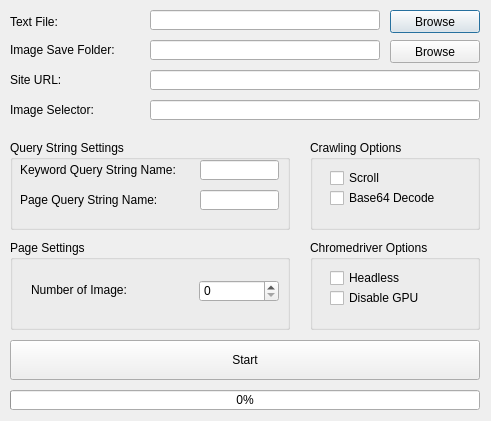
<?xml version="1.0" encoding="UTF-8"?>
<ui version="4.0">
 <class>Dialog</class>
 <widget class="QDialog" name="Dialog">
  <property name="geometry">
   <rect>
    <x>0</x>
    <y>0</y>
    <width>491</width>
    <height>421</height>
   </rect>
  </property>
  <property name="windowTitle">
   <string>Dialog</string>
  </property>
  <widget class="QLineEdit" name="txt_file">
   <property name="geometry">
    <rect>
     <x>150</x>
     <y>10</y>
     <width>230</width>
     <height>20</height>
    </rect>
   </property>
  </widget>
  <widget class="QPushButton" name="btn_browse_1">
   <property name="geometry">
    <rect>
     <x>390</x>
     <y>10</y>
     <width>90</width>
     <height>23</height>
    </rect>
   </property>
   <property name="text">
    <string>Browse</string>
   </property>
   <property name="default">
    <bool>false</bool>
   </property>
   <property name="flat">
    <bool>false</bool>
   </property>
  </widget>
  <widget class="QLineEdit" name="save_folder">
   <property name="geometry">
    <rect>
     <x>150</x>
     <y>40</y>
     <width>230</width>
     <height>20</height>
    </rect>
   </property>
  </widget>
  <widget class="QPushButton" name="btn_browse_2">
   <property name="geometry">
    <rect>
     <x>390</x>
     <y>40</y>
     <width>90</width>
     <height>23</height>
    </rect>
   </property>
   <property name="text">
    <string>Browse</string>
   </property>
   <property name="default">
    <bool>false</bool>
   </property>
   <property name="flat">
    <bool>false</bool>
   </property>
  </widget>
  <widget class="QPushButton" name="btn_start">
   <property name="geometry">
    <rect>
     <x>10</x>
     <y>340</y>
     <width>470</width>
     <height>40</height>
    </rect>
   </property>
   <property name="text">
    <string>Start</string>
   </property>
  </widget>
  <widget class="QLabel" name="label_txt_file">
   <property name="geometry">
    <rect>
     <x>10</x>
     <y>12</y>
     <width>130</width>
     <height>20</height>
    </rect>
   </property>
   <property name="text">
    <string>Text File: </string>
   </property>
  </widget>
  <widget class="QLabel" name="label_save_folder">
   <property name="geometry">
    <rect>
     <x>10</x>
     <y>40</y>
     <width>130</width>
     <height>20</height>
    </rect>
   </property>
   <property name="text">
    <string>Image Save Folder: </string>
   </property>
  </widget>
  <widget class="QLineEdit" name="site_url">
   <property name="geometry">
    <rect>
     <x>150</x>
     <y>70</y>
     <width>330</width>
     <height>20</height>
    </rect>
   </property>
  </widget>
  <widget class="QLabel" name="label_url">
   <property name="geometry">
    <rect>
     <x>10</x>
     <y>70</y>
     <width>130</width>
     <height>20</height>
    </rect>
   </property>
   <property name="text">
    <string>Site URL:</string>
   </property>
  </widget>
  <widget class="QGroupBox" name="Crawling_options">
   <property name="geometry">
    <rect>
     <x>310</x>
     <y>140</y>
     <width>170</width>
     <height>90</height>
    </rect>
   </property>
   <property name="title">
    <string>Crawling Options</string>
   </property>
   <widget class="QCheckBox" name="check_decode">
    <property name="geometry">
     <rect>
      <x>20</x>
      <y>50</y>
      <width>110</width>
      <height>16</height>
     </rect>
    </property>
    <property name="text">
     <string>Base64 Decode</string>
    </property>
   </widget>
   <widget class="QCheckBox" name="check_scroll">
    <property name="geometry">
     <rect>
      <x>20</x>
      <y>30</y>
      <width>60</width>
      <height>16</height>
     </rect>
    </property>
    <property name="text">
     <string>Scroll</string>
    </property>
   </widget>
  </widget>
  <widget class="QGroupBox" name="Chromedriver_options">
   <property name="geometry">
    <rect>
     <x>310</x>
     <y>240</y>
     <width>170</width>
     <height>90</height>
    </rect>
   </property>
   <property name="title">
    <string>Chromedriver Options</string>
   </property>
   <widget class="QCheckBox" name="check_headless">
    <property name="geometry">
     <rect>
      <x>20</x>
      <y>30</y>
      <width>110</width>
      <height>16</height>
     </rect>
    </property>
    <property name="text">
     <string>Headless</string>
    </property>
   </widget>
   <widget class="QCheckBox" name="check_gpu">
    <property name="geometry">
     <rect>
      <x>20</x>
      <y>50</y>
      <width>101</width>
      <height>16</height>
     </rect>
    </property>
    <property name="text">
     <string>Disable GPU</string>
    </property>
   </widget>
  </widget>
  <widget class="QGroupBox" name="Page_Settings">
   <property name="geometry">
    <rect>
     <x>10</x>
     <y>240</y>
     <width>280</width>
     <height>90</height>
    </rect>
   </property>
   <property name="title">
    <string>Page Settings</string>
   </property>
   <widget class="QLabel" name="label_total_cnt">
    <property name="geometry">
     <rect>
      <x>21</x>
      <y>40</y>
      <width>130</width>
      <height>20</height>
     </rect>
    </property>
    <property name="text">
     <string>Number of Image:</string>
    </property>
   </widget>
   <widget class="QSpinBox" name="cnt_total">
    <property name="geometry">
     <rect>
      <x>189</x>
      <y>40</y>
      <width>80</width>
      <height>22</height>
     </rect>
    </property>
    <property name="maximum">
     <number>999999999</number>
    </property>
   </widget>
  </widget>
  <widget class="QGroupBox" name="QueryString_Settings">
   <property name="geometry">
    <rect>
     <x>10</x>
     <y>140</y>
     <width>280</width>
     <height>90</height>
    </rect>
   </property>
   <property name="title">
    <string>Query String Settings</string>
   </property>
   <widget class="QLineEdit" name="qs_page">
    <property name="geometry">
     <rect>
      <x>190</x>
      <y>50</y>
      <width>79</width>
      <height>20</height>
     </rect>
    </property>
    <property name="maxLength">
     <number>32765</number>
    </property>
    <property name="readOnly">
     <bool>false</bool>
    </property>
   </widget>
   <widget class="QLabel" name="label_qs_keyword">
    <property name="geometry">
     <rect>
      <x>10</x>
      <y>20</y>
      <width>181</width>
      <height>20</height>
     </rect>
    </property>
    <property name="text">
     <string>Keyword Query String Name:</string>
    </property>
   </widget>
   <widget class="QLineEdit" name="qs_keyword">
    <property name="geometry">
     <rect>
      <x>190</x>
      <y>20</y>
      <width>79</width>
      <height>20</height>
     </rect>
    </property>
    <property name="maxLength">
     <number>32765</number>
    </property>
    <property name="readOnly">
     <bool>false</bool>
    </property>
   </widget>
   <widget class="QLabel" name="label_qs_page">
    <property name="geometry">
     <rect>
      <x>10</x>
      <y>50</y>
      <width>181</width>
      <height>20</height>
     </rect>
    </property>
    <property name="text">
     <string>Page Query String Name:</string>
    </property>
   </widget>
  </widget>
  <widget class="QLineEdit" name="img_selector">
   <property name="geometry">
    <rect>
     <x>150</x>
     <y>100</y>
     <width>330</width>
     <height>20</height>
    </rect>
   </property>
  </widget>
  <widget class="QLabel" name="label_img_selector">
   <property name="geometry">
    <rect>
     <x>10</x>
     <y>100</y>
     <width>130</width>
     <height>20</height>
    </rect>
   </property>
   <property name="text">
    <string>Image Selector:</string>
   </property>
  </widget>
  <widget class="QProgressBar" name="progressBar">
   <property name="geometry">
    <rect>
     <x>10</x>
     <y>390</y>
     <width>470</width>
     <height>20</height>
    </rect>
   </property>
   <property name="value">
    <number>0</number>
   </property>
  </widget>
 </widget>
 <tabstops>
  <tabstop>txt_file</tabstop>
  <tabstop>btn_browse_1</tabstop>
  <tabstop>save_folder</tabstop>
  <tabstop>btn_browse_2</tabstop>
  <tabstop>site_url</tabstop>
  <tabstop>img_selector</tabstop>
  <tabstop>qs_keyword</tabstop>
  <tabstop>qs_page</tabstop>
  <tabstop>cnt_total</tabstop>
  <tabstop>check_scroll</tabstop>
  <tabstop>check_decode</tabstop>
  <tabstop>check_headless</tabstop>
  <tabstop>check_gpu</tabstop>
  <tabstop>btn_start</tabstop>
 </tabstops>
 <resources/>
 <connections/>
</ui>
